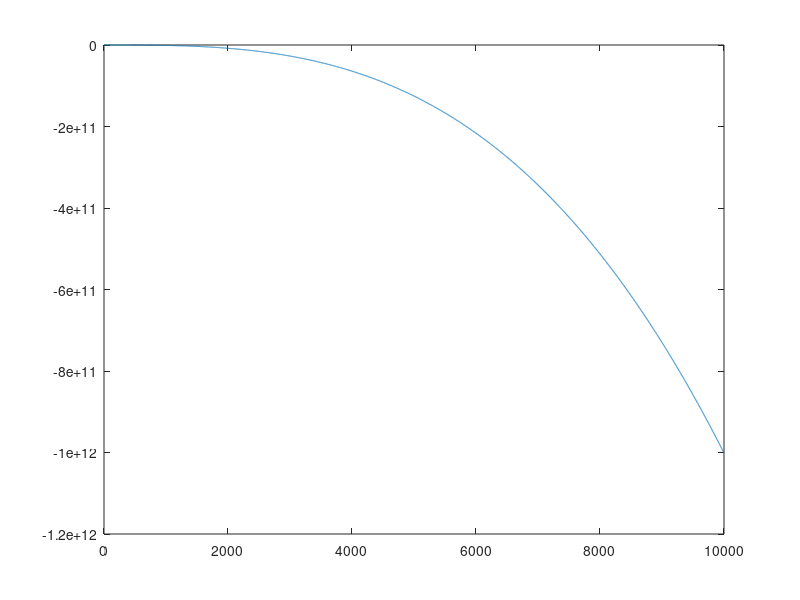

The MATLAB source for this figure:
%% test of concatenation
% A = [];
% eq = @(x) (x^3 - 89/7 * x^2 + 5.13);
% for i = 1 : 10000
%     A = [A; eq(i*(-1))];
% end % for
% 
% plot(1:10000, A);

%% test of replacing
A = zeros(10000, 1);
eq = @(x) (x^3 - 89/7 * x^2 + 5.13);
for i = 1 : 10000;
    A(i) = eq(i*(-1));
end % for

plot(1:10000, A);
